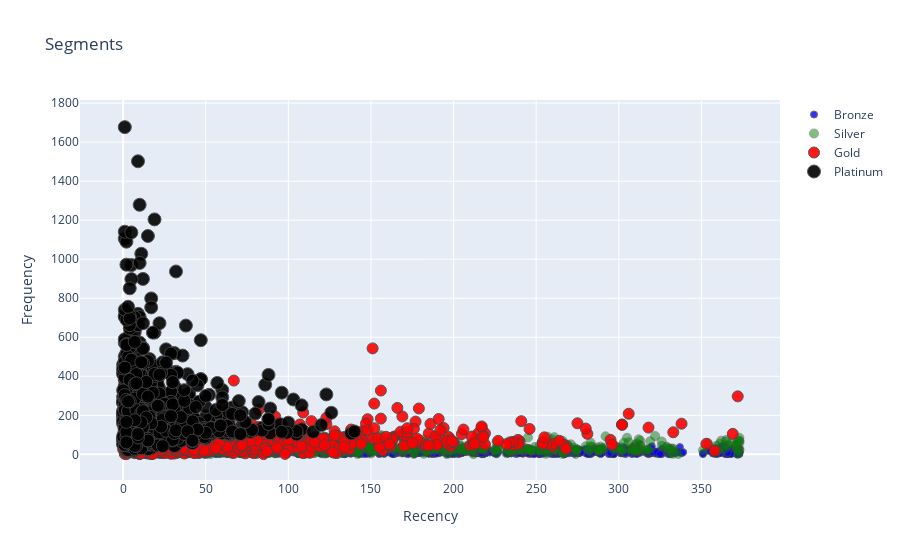
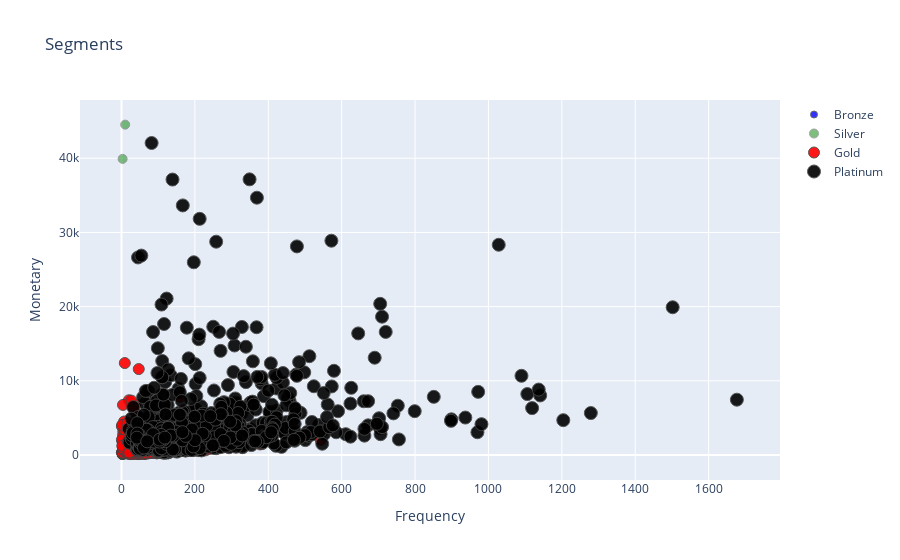
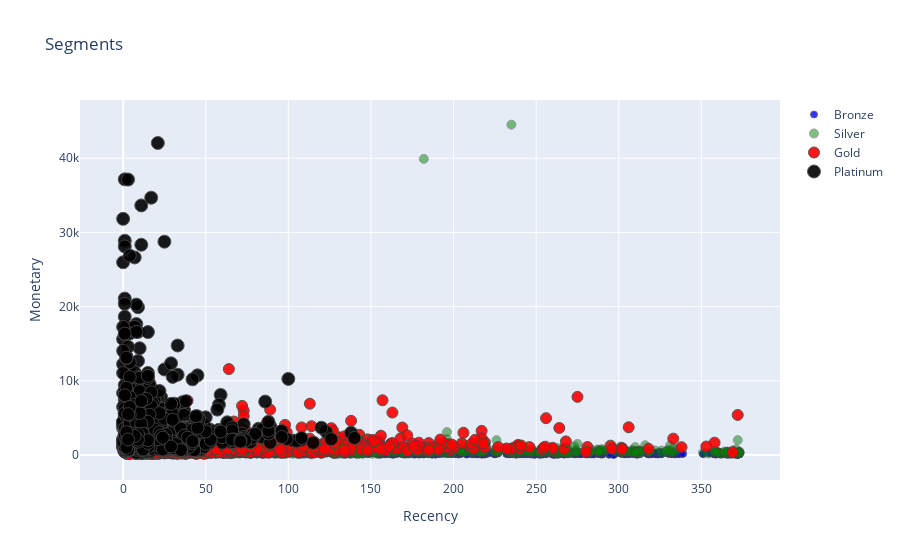

These figures' notebook cell, in order:
### Code cell
import plotly.offline as po
import plotly.graph_objs as gobj

#Recency Vs Frequency
graph = RFMScores.query("monetary < 50000 and frequency < 2000")

plot_data = [
    gobj.Scatter(
        x=graph.query("RFM_Loyalty_Level == 'Bronze'")['recency'],
        y=graph.query("RFM_Loyalty_Level == 'Bronze'")['frequency'],
        mode='markers',
        name='Bronze',
        marker= dict(size= 7,
            line= dict(width=1),
            color= 'blue',
            opacity= 0.8
           )
    ),
        gobj.Scatter(
        x=graph.query("RFM_Loyalty_Level == 'Silver'")['recency'],
        y=graph.query("RFM_Loyalty_Level == 'Silver'")['frequency'],
        mode='markers',
        name='Silver',
        marker= dict(size= 9,
            line= dict(width=1),
            color= 'green',
            opacity= 0.5
           )
    ),
        gobj.Scatter(
        x=graph.query("RFM_Loyalty_Level == 'Gold'")['recency'],
        y=graph.query("RFM_Loyalty_Level == 'Gold'")['frequency'],
        mode='markers',
        name='Gold',
        marker= dict(size= 11,
            line= dict(width=1),
            color= 'red',
            opacity= 0.9
           )
    ),
    gobj.Scatter(
        x=graph.query("RFM_Loyalty_Level == 'Platinum'")['recency'],
        y=graph.query("RFM_Loyalty_Level == 'Platinum'")['frequency'],
        mode='markers',
        name='Platinum',
        marker= dict(size= 13,
            line= dict(width=1),
            color= 'black',
            opacity= 0.9
           )
    ),
]

plot_layout = gobj.Layout(
        yaxis= {'title': "Frequency"},
        xaxis= {'title': "Recency"},
        title='Segments'
    )
fig = gobj.Figure(data=plot_data, layout=plot_layout)
po.iplot(fig)

#Frequency Vs Monetary
graph = RFMScores.query("monetary < 50000 and frequency < 2000")

plot_data = [
    gobj.Scatter(
        x=graph.query("RFM_Loyalty_Level == 'Bronze'")['frequency'],
        y=graph.query("RFM_Loyalty_Level == 'Bronze'")['monetary'],
        mode='markers',
        name='Bronze',
        marker= dict(size= 7,
            line= dict(width=1),
            color= 'blue',
            opacity= 0.8
           )
    ),
        gobj.Scatter(
        x=graph.query("RFM_Loyalty_Level == 'Silver'")['frequency'],
        y=graph.query("RFM_Loyalty_Level == 'Silver'")['monetary'],
        mode='markers',
        name='Silver',
        marker= dict(size= 9,
            line= dict(width=1),
            color= 'green',
            opacity= 0.5
           )
    ),
        gobj.Scatter(
        x=graph.query("RFM_Loyalty_Level == 'Gold'")['frequency'],
        y=graph.query("RFM_Loyalty_Level == 'Gold'")['monetary'],
        mode='markers',
        name='Gold',
        marker= dict(size= 11,
            line= dict(width=1),
            color= 'red',
            opacity= 0.9
           )
    ),
    gobj.Scatter(
        x=graph.query("RFM_Loyalty_Level == 'Platinum'")['frequency'],
        y=graph.query("RFM_Loyalty_Level == 'Platinum'")['monetary'],
        mode='markers',
        name='Platinum',
        marker= dict(size= 13,
            line= dict(width=1),
            color= 'black',
            opacity= 0.9
           )
    ),
]

plot_layout = gobj.Layout(
        yaxis= {'title': "Monetary"},
        xaxis= {'title': "Frequency"},
        title='Segments'
    )
fig = gobj.Figure(data=plot_data, layout=plot_layout)
po.iplot(fig)

#Recency Vs Monetary
graph = RFMScores.query("monetary < 50000 and frequency < 2000")

plot_data = [
    gobj.Scatter(
        x=graph.query("RFM_Loyalty_Level == 'Bronze'")['recency'],
        y=graph.query("RFM_Loyalty_Level == 'Bronze'")['monetary'],
        mode='markers',
        name='Bronze',
        marker= dict(size= 7,
            line= dict(width=1),
            color= 'blue',
            opacity= 0.8
           )
    ),
        gobj.Scatter(
        x=graph.query("RFM_Loyalty_Level == 'Silver'")['recency'],
        y=graph.query("RFM_Loyalty_Level == 'Silver'")['monetary'],
        mode='markers',
        name='Silver',
        marker= dict(size= 9,
            line= dict(width=1),
            color= 'green',
            opacity= 0.5
           )
    ),
        gobj.Scatter(
        x=graph.query("RFM_Loyalty_Level == 'Gold'")['recency'],
        y=graph.query("RFM_Loyalty_Level == 'Gold'")['monetary'],
        mode='markers',
        name='Gold',
        marker= dict(size= 11,
            line= dict(width=1),
            color= 'red',
            opacity= 0.9
           )
    ),
    gobj.Scatter(
        x=graph.query("RFM_Loyalty_Level == 'Platinum'")['recency'],
        y=graph.query("RFM_Loyalty_Level == 'Platinum'")['monetary'],
        mode='markers',
        name='Platinum',
        marker= dict(size= 13,
            line= dict(width=1),
            color= 'black',
            opacity= 0.9
           )
    ),
]

plot_layout = gobj.Layout(
        yaxis= {'title': "Monetary"},
        xaxis= {'title': "Recency"},
        title='Segments'
    )
fig = gobj.Figure(data=plot_data, layout=plot_layout)
po.iplot(fig)

### Figure 1 — Plotly figure (JSON) as saved in the notebook; plotly's stock layout.template omitted (floating-point values rounded to 4 significant figures; data arrays with more than 128 entries replaced by an {"elided": "..."} marker saying what was removed)
{"data": [{"marker": {"color": "blue", "line": {"width": 1}, "opacity": 0.8, "size": 7}, "mode": "markers", "name": "Bronze", "type": "scatter", "x": {"elided": "705 int values"}, "y": {"elided": "705 int values"}}, {"marker": {"color": "green", "line": {"width": 1}, "opacity": 0.5, "size": 9}, "mode": "markers", "name": "Silver", "type": "scatter", "x": {"elided": "894 int values"}, "y": {"elided": "894 int values"}}, {"marker": {"color": "red", "line": {"width": 1}, "opacity": 0.9, "size": 11}, "mode": "markers", "name": "Gold", "type": "scatter", "x": {"elided": "1180 int values"}, "y": {"elided": "1180 int values"}}, {"marker": {"color": "black", "line": {"width": 1}, "opacity": 0.9, "size": 13}, "mode": "markers", "name": "Platinum", "type": "scatter", "x": {"elided": "1123 int values"}, "y": {"elided": "1123 int values"}}], "layout": {"title": {"text": "Segments"}, "xaxis": {"title": {"text": "Recency"}}, "yaxis": {"title": {"text": "Frequency"}}}}

### Figure 2 — Plotly figure (JSON) as saved in the notebook; plotly's stock layout.template omitted (floating-point values rounded to 4 significant figures; data arrays with more than 128 entries replaced by an {"elided": "..."} marker saying what was removed)
{"data": [{"marker": {"color": "blue", "line": {"width": 1}, "opacity": 0.8, "size": 7}, "mode": "markers", "name": "Bronze", "type": "scatter", "x": {"elided": "705 int values"}, "y": {"elided": "705 float values"}}, {"marker": {"color": "green", "line": {"width": 1}, "opacity": 0.5, "size": 9}, "mode": "markers", "name": "Silver", "type": "scatter", "x": {"elided": "894 int values"}, "y": {"elided": "894 float values"}}, {"marker": {"color": "red", "line": {"width": 1}, "opacity": 0.9, "size": 11}, "mode": "markers", "name": "Gold", "type": "scatter", "x": {"elided": "1180 int values"}, "y": {"elided": "1180 float values"}}, {"marker": {"color": "black", "line": {"width": 1}, "opacity": 0.9, "size": 13}, "mode": "markers", "name": "Platinum", "type": "scatter", "x": {"elided": "1123 int values"}, "y": {"elided": "1123 float values"}}], "layout": {"title": {"text": "Segments"}, "xaxis": {"title": {"text": "Frequency"}}, "yaxis": {"title": {"text": "Monetary"}}}}

### Figure 3 — Plotly figure (JSON) as saved in the notebook; plotly's stock layout.template omitted (floating-point values rounded to 4 significant figures; data arrays with more than 128 entries replaced by an {"elided": "..."} marker saying what was removed)
{"data": [{"marker": {"color": "blue", "line": {"width": 1}, "opacity": 0.8, "size": 7}, "mode": "markers", "name": "Bronze", "type": "scatter", "x": {"elided": "705 int values"}, "y": {"elided": "705 float values"}}, {"marker": {"color": "green", "line": {"width": 1}, "opacity": 0.5, "size": 9}, "mode": "markers", "name": "Silver", "type": "scatter", "x": {"elided": "894 int values"}, "y": {"elided": "894 float values"}}, {"marker": {"color": "red", "line": {"width": 1}, "opacity": 0.9, "size": 11}, "mode": "markers", "name": "Gold", "type": "scatter", "x": {"elided": "1180 int values"}, "y": {"elided": "1180 float values"}}, {"marker": {"color": "black", "line": {"width": 1}, "opacity": 0.9, "size": 13}, "mode": "markers", "name": "Platinum", "type": "scatter", "x": {"elided": "1123 int values"}, "y": {"elided": "1123 float values"}}], "layout": {"title": {"text": "Segments"}, "xaxis": {"title": {"text": "Recency"}}, "yaxis": {"title": {"text": "Monetary"}}}}
